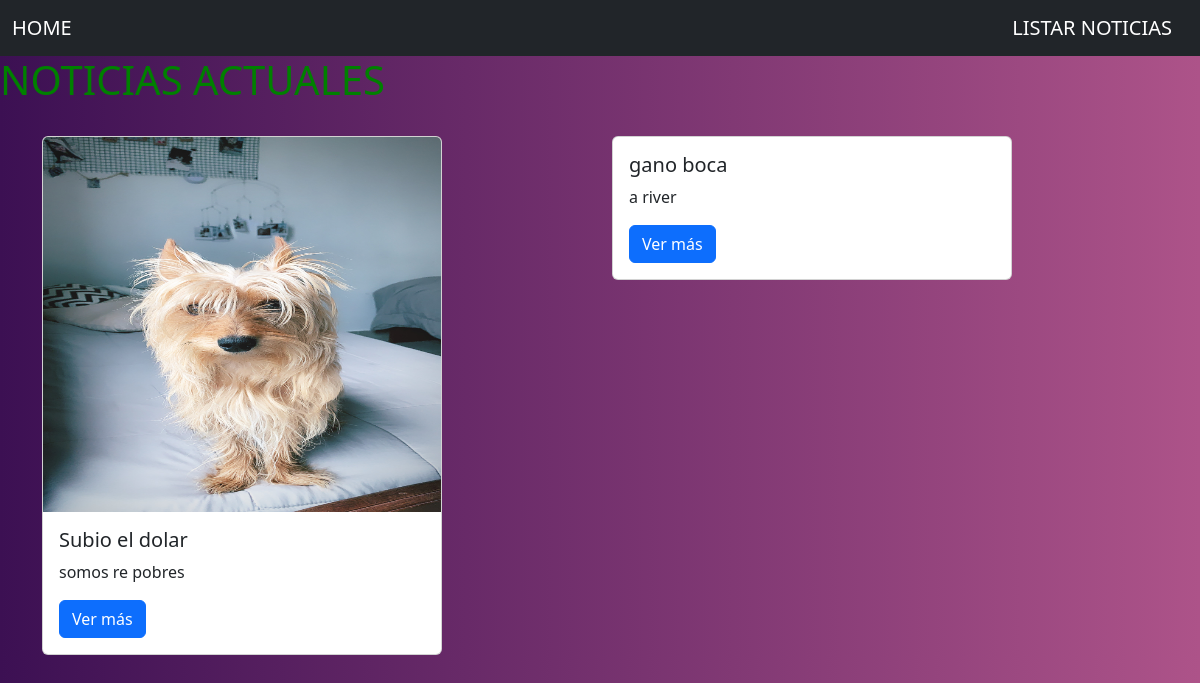
/Noticias/listar/, run on an earlier commit of the app's database.
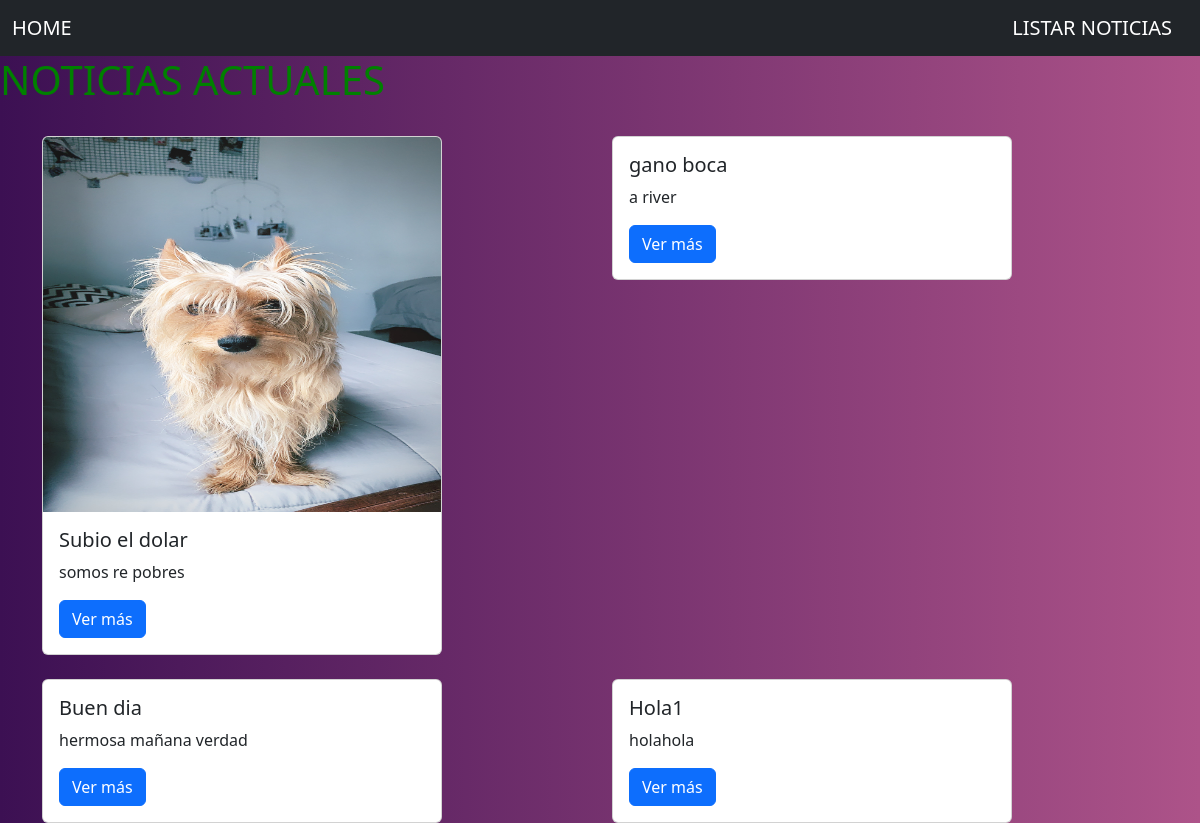
And on a later commit of the database.
### apps/noticias/models.py (models this page shows)
class Noticia(models.Model): #model.Model siempre va es una clase de django y es el que me transforma la clase noticia en una clase que va a utilizar la ORM de django
    titulo = models.CharField(max_length = 120) #para caracter es models.Charfield(max_length que seria maximo tamaño)
    creado = models.DateField(auto_now_add=True) # el parametro en true es que va a guardar la fecha en la que es modificado o subido automaticamente
    cuerpo = models.TextField() #es para textos largos que no tienen definicion de caracteres, no tiene parametros
    autor = models.CharField(max_length = 50, null = True, blank = True) #es para que me aceptee cuando cargo una noticia en blanco) #el null true es como en base de datos que permite valores nulos, es decir, que no es obligatorio que contenga algo
    imagen = models.ImageField(upload_to = 'noticias', null = True, blank = True) #Lo que le estoy diciendo es que la imagen se guardara en noticias
    categoria = models.ForeignKey(Categoria, on_delete= models.CASCADE, null=True) #ACA LA RELACION SERIA QUE UNA RELACION PERTENECE A UNA CATEGORIA Y UNA CATEGORIA PUEDE ESTAR EN MUCHAS NOTICIAS, ENTONCES LA FOREINGKEY VA EN NOTICIAS
    def __str__(self): #debe ir dentro de la clase nombrada, sino no funciona
        return self.titulo # va a mostrar el nombre de los titulos

### apps/noticias/views.py (the view)
# urls.py: path('listar/', views.Listar, name = 'listar_noticias'), #el listar/ es solo el string que aparece en la url, el views.Listar es el nombre de la app, y el listar_noticias es como lo vamos a llamar a l
def Listar(request):
    ctx = {} #creo el diccionario para pasar datos al template
    todas = Noticia.objects.all()
    print(todas) #para saber que lo de arriba anda hacemos un print
    ctx['notis'] = todas
    return render(request,'noticias/listar_noticias.html', ctx, ) #aca lo que le digo es que el html se va a encontrar dentro de la carpeta noticias y se utiliza / para señalar

### templates/noticias/listar_noticias.html
{% extends 'base.html' %}
{% load static %}
    {% block contenido %}
        <h1> NOTICIAS ACTUALES</h1>
        <br>
        <div class="container mx-10">
        <div class="row row-cols-1 row-cols-md-2 g-4">
            {% for n in notis %}
                        <div>
                            <div class="card" style= "width:400px"; height ="400px">
                                <div class="header">
                                    {% if n.imagen %}
                                        <img class="card-img-top" src="{{ n.imagen.url }}" width = "300px" height = "375px">
                                    {% endif%}
                                    <div class="card-body">
                                        <h5 class="card-title">{{ n.titulo}}</h5>
                                        <p class="card-text">{{n.cuerpo}}</p>
                                        <a href="#" class="btn btn-primary">Ver más</a>
                                    </div>
                                </div>
                            </div>
                        </div>
            {% endfor %}
        </div>
        </div>
    {% endblock contenido %}

What changed in the data, as far as the page shows it:
added Noticia: titulo "Buen dia", cuerpo "hermosa mañana verdad"
added Noticia: titulo "Hola1", cuerpo "holahola"
